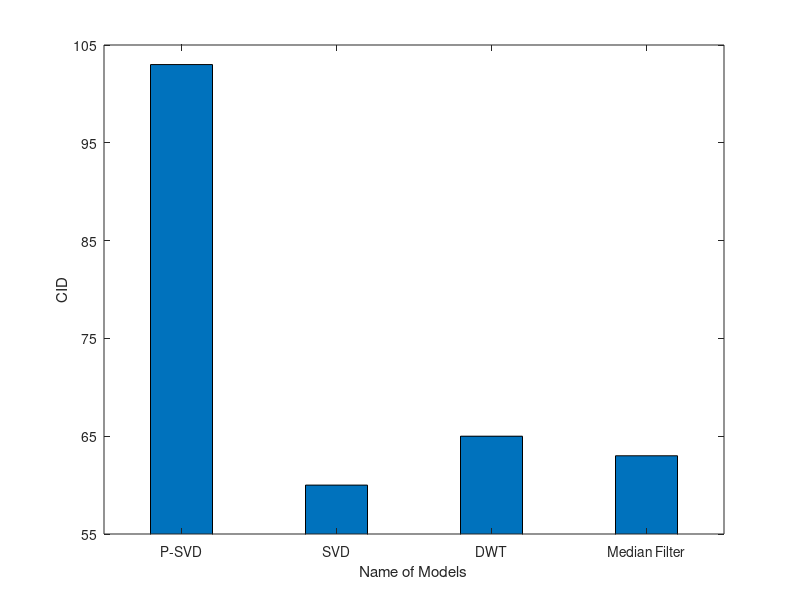

Reproduce this figure in MATLAB. (Note: this script raises an error after producing the figure.)
%% 
 x = [100 200 300 400];  % Define categories

y1 = [103 60 65 63]; % Define data for y1 SNR
%y2 = [15 22 13.57];% Define data for y2 RMSE
%y3 = [18 23 9.88]; % data for y
%y4 = [20 24 13.89];% data for y4
%y5 = [99.71 99.63 99.21 99.67]; %data fr y5
% Grouped bars

bar(x, [y1'], 0.4);
set(gca, 'ColorOrder', [0.6350 0.0780 0.1840]); % Use the 'winter' color scheme with 4 colors
hold on;
ylabel('CID');
ylim([55 105]);
yticks(55:10:105);
xlabel('Name of Models');
%ylabel('Percentage(%)');
% X-axis model labels
%xticklabels({'SNR'});
xticklabels({'P-SVD', 'SVD', 'DWT', 'Median Filter'}); %X-AXIS MODELS
hold off;V